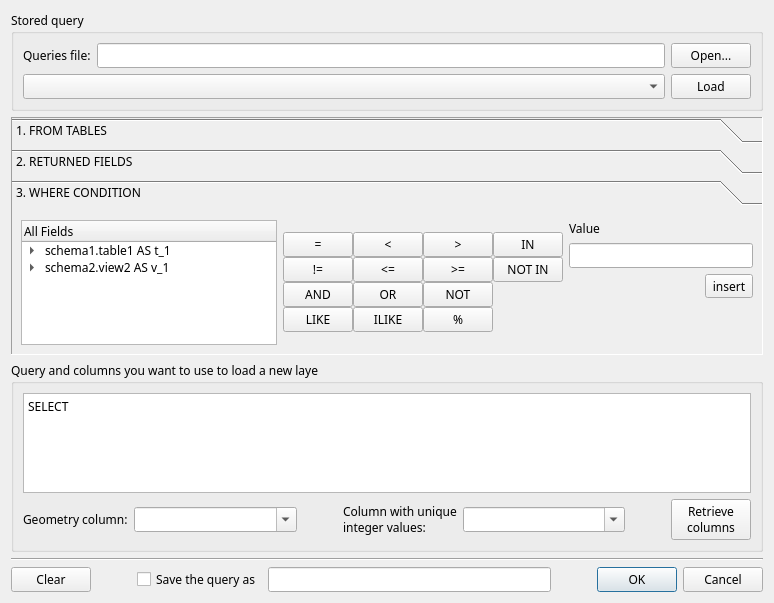
<?xml version="1.0" encoding="UTF-8"?>
<ui version="4.0">
 <class>Dialog</class>
 <widget class="QDialog" name="Dialog">
  <property name="geometry">
   <rect>
    <x>0</x>
    <y>0</y>
    <width>774</width>
    <height>603</height>
   </rect>
  </property>
  <property name="font">
   <font>
    <family>Sans Serif</family>
    <pointsize>9</pointsize>
   </font>
  </property>
  <property name="windowTitle">
   <string>Query Builder</string>
  </property>
  <layout class="QVBoxLayout" name="verticalLayout_3">
   <item>
    <widget class="QGroupBox" name="groupBox">
     <property name="title">
      <string>Stored query</string>
     </property>
     <layout class="QGridLayout" name="gridLayout_4">
      <item row="0" column="1">
       <widget class="QLineEdit" name="fileEdit">
        <property name="readOnly">
         <bool>true</bool>
        </property>
       </widget>
      </item>
      <item row="0" column="2">
       <widget class="QPushButton" name="openFileBtn">
        <property name="text">
         <string>Open...</string>
        </property>
       </widget>
      </item>
      <item row="1" column="0" colspan="2">
       <widget class="QComboBox" name="queriesCombo"/>
      </item>
      <item row="1" column="2">
       <widget class="QPushButton" name="loadQueryBtn">
        <property name="text">
         <string>Load</string>
        </property>
       </widget>
      </item>
      <item row="0" column="0">
       <widget class="QLabel" name="label_2">
        <property name="text">
         <string>Queries file:</string>
        </property>
        <property name="buddy">
         <cstring>openFileBtn</cstring>
        </property>
       </widget>
      </item>
     </layout>
    </widget>
   </item>
   <item>
    <widget class="QToolBox" name="toolBox">
     <property name="minimumSize">
      <size>
       <width>0</width>
       <height>230</height>
      </size>
     </property>
     <property name="frameShape">
      <enum>QFrame::Panel</enum>
     </property>
     <property name="frameShadow">
      <enum>QFrame::Sunken</enum>
     </property>
     <property name="currentIndex">
      <number>2</number>
     </property>
     <widget class="QWidget" name="page_1">
      <property name="geometry">
       <rect>
        <x>0</x>
        <y>0</y>
        <width>754</width>
        <height>156</height>
       </rect>
      </property>
      <attribute name="label">
       <string>1. FROM TABLES</string>
      </attribute>
      <layout class="QHBoxLayout" name="horizontalLayout">
       <property name="sizeConstraint">
        <enum>QLayout::SetMinimumSize</enum>
       </property>
       <item>
        <widget class="QTreeView" name="tablesTree">
         <property name="sizePolicy">
          <sizepolicy hsizetype="Expanding" vsizetype="Expanding">
           <horstretch>0</horstretch>
           <verstretch>2</verstretch>
          </sizepolicy>
         </property>
         <property name="editTriggers">
          <set>QAbstractItemView::NoEditTriggers</set>
         </property>
        </widget>
       </item>
       <item>
        <layout class="QVBoxLayout" name="verticalLayout_4">
         <property name="spacing">
          <number>0</number>
         </property>
         <item>
          <spacer name="verticalSpacer_3">
           <property name="orientation">
            <enum>Qt::Vertical</enum>
           </property>
           <property name="sizeHint" stdset="0">
            <size>
             <width>20</width>
             <height>40</height>
            </size>
           </property>
          </spacer>
         </item>
         <item>
          <layout class="QGridLayout" name="gridLayout_3">
           <item row="0" column="0">
            <widget class="QPushButton" name="joinBtn">
             <property name="text">
              <string>JOIN</string>
             </property>
            </widget>
           </item>
           <item row="0" column="1">
            <widget class="QPushButton" name="inTableBtn">
             <property name="maximumSize">
              <size>
               <width>70</width>
               <height>16777215</height>
              </size>
             </property>
             <property name="text">
              <string>&gt;&gt;</string>
             </property>
            </widget>
           </item>
           <item row="1" column="0">
            <widget class="QPushButton" name="innerJoinBtn">
             <property name="text">
              <string>INNER JOIN</string>
             </property>
            </widget>
           </item>
           <item row="1" column="1">
            <widget class="QPushButton" name="outTableBtn">
             <property name="maximumSize">
              <size>
               <width>70</width>
               <height>16777215</height>
              </size>
             </property>
             <property name="text">
              <string>&lt;&lt;</string>
             </property>
            </widget>
           </item>
           <item row="2" column="0">
            <widget class="QPushButton" name="outerJoinBtn">
             <property name="text">
              <string>OUTER JOIN</string>
             </property>
            </widget>
           </item>
          </layout>
         </item>
         <item>
          <spacer name="verticalSpacer_4">
           <property name="orientation">
            <enum>Qt::Vertical</enum>
           </property>
           <property name="sizeHint" stdset="0">
            <size>
             <width>20</width>
             <height>40</height>
            </size>
           </property>
          </spacer>
         </item>
        </layout>
       </item>
       <item>
        <widget class="QListWidget" name="tablesList">
         <property name="editTriggers">
          <set>QAbstractItemView::NoEditTriggers</set>
         </property>
         <property name="alternatingRowColors">
          <bool>true</bool>
         </property>
         <property name="selectionMode">
          <enum>QAbstractItemView::ExtendedSelection</enum>
         </property>
         <item>
          <property name="text">
           <string>schema1.table1 AS t_1</string>
          </property>
         </item>
         <item>
          <property name="text">
           <string>schema2.view2 AS v_1</string>
          </property>
         </item>
        </widget>
       </item>
      </layout>
     </widget>
     <widget class="QWidget" name="page_2">
      <property name="geometry">
       <rect>
        <x>0</x>
        <y>0</y>
        <width>754</width>
        <height>156</height>
       </rect>
      </property>
      <attribute name="label">
       <string>2. RETURNED FIELDS</string>
      </attribute>
      <layout class="QHBoxLayout" name="horizontalLayout_2">
       <item>
        <widget class="QTreeWidget" name="fieldsTree">
         <property name="sizePolicy">
          <sizepolicy hsizetype="Expanding" vsizetype="Expanding">
           <horstretch>0</horstretch>
           <verstretch>2</verstretch>
          </sizepolicy>
         </property>
         <column>
          <property name="text">
           <string>All Fields</string>
          </property>
         </column>
         <item>
          <property name="text">
           <string>schema1.table1 AS t_1</string>
          </property>
          <item>
           <property name="text">
            <string>field1</string>
           </property>
          </item>
          <item>
           <property name="text">
            <string>field2</string>
           </property>
          </item>
          <item>
           <property name="text">
            <string>field3</string>
           </property>
          </item>
         </item>
         <item>
          <property name="text">
           <string>schema2.view2 AS v_1</string>
          </property>
          <item>
           <property name="text">
            <string>field4</string>
           </property>
          </item>
          <item>
           <property name="text">
            <string>field5</string>
           </property>
          </item>
         </item>
        </widget>
       </item>
       <item>
        <layout class="QVBoxLayout" name="verticalLayout_6">
         <item>
          <spacer name="verticalSpacer_5">
           <property name="orientation">
            <enum>Qt::Vertical</enum>
           </property>
           <property name="sizeHint" stdset="0">
            <size>
             <width>67</width>
             <height>19</height>
            </size>
           </property>
          </spacer>
         </item>
         <item>
          <layout class="QGridLayout" name="gridLayout_2">
           <item row="0" column="0">
            <widget class="QPushButton" name="inFieldBtn">
             <property name="maximumSize">
              <size>
               <width>70</width>
               <height>16777215</height>
              </size>
             </property>
             <property name="text">
              <string>&gt;&gt;</string>
             </property>
            </widget>
           </item>
           <item row="1" column="0">
            <widget class="QPushButton" name="outFieldBtn">
             <property name="maximumSize">
              <size>
               <width>70</width>
               <height>16777215</height>
              </size>
             </property>
             <property name="text">
              <string>&lt;&lt;</string>
             </property>
            </widget>
           </item>
          </layout>
         </item>
         <item>
          <spacer name="verticalSpacer_6">
           <property name="orientation">
            <enum>Qt::Vertical</enum>
           </property>
           <property name="sizeHint" stdset="0">
            <size>
             <width>67</width>
             <height>20</height>
            </size>
           </property>
          </spacer>
         </item>
        </layout>
       </item>
       <item>
        <widget class="QListWidget" name="fieldsList">
         <property name="editTriggers">
          <set>QAbstractItemView::NoEditTriggers</set>
         </property>
         <property name="dragDropMode">
          <enum>QAbstractItemView::InternalMove</enum>
         </property>
         <property name="alternatingRowColors">
          <bool>true</bool>
         </property>
         <property name="selectionMode">
          <enum>QAbstractItemView::ExtendedSelection</enum>
         </property>
         <item>
          <property name="text">
           <string>t_1.field2</string>
          </property>
         </item>
         <item>
          <property name="text">
           <string>v_1.field4</string>
          </property>
         </item>
         <item>
          <property name="text">
           <string>v_1.field5</string>
          </property>
         </item>
        </widget>
       </item>
      </layout>
     </widget>
     <widget class="QWidget" name="page">
      <property name="geometry">
       <rect>
        <x>0</x>
        <y>0</y>
        <width>754</width>
        <height>156</height>
       </rect>
      </property>
      <attribute name="label">
       <string>3. WHERE CONDITION</string>
      </attribute>
      <layout class="QHBoxLayout" name="horizontalLayout_5">
       <item>
        <widget class="QTreeWidget" name="fieldsCondTree">
         <property name="sizePolicy">
          <sizepolicy hsizetype="Expanding" vsizetype="Expanding">
           <horstretch>0</horstretch>
           <verstretch>2</verstretch>
          </sizepolicy>
         </property>
         <column>
          <property name="text">
           <string>All Fields</string>
          </property>
         </column>
         <item>
          <property name="text">
           <string>schema1.table1 AS t_1</string>
          </property>
          <item>
           <property name="text">
            <string>field1</string>
           </property>
          </item>
          <item>
           <property name="text">
            <string>field2</string>
           </property>
          </item>
          <item>
           <property name="text">
            <string>field3</string>
           </property>
          </item>
         </item>
         <item>
          <property name="text">
           <string>schema2.view2 AS v_1</string>
          </property>
          <item>
           <property name="text">
            <string>field4</string>
           </property>
          </item>
          <item>
           <property name="text">
            <string>field5</string>
           </property>
          </item>
         </item>
        </widget>
       </item>
       <item>
        <layout class="QVBoxLayout" name="verticalLayout_5">
         <property name="spacing">
          <number>0</number>
         </property>
         <item>
          <spacer name="verticalSpacer_8">
           <property name="orientation">
            <enum>Qt::Vertical</enum>
           </property>
           <property name="sizeHint" stdset="0">
            <size>
             <width>20</width>
             <height>40</height>
            </size>
           </property>
          </spacer>
         </item>
         <item>
          <layout class="QGridLayout" name="gridLayout">
           <item row="0" column="0">
            <widget class="QPushButton" name="eqBtn">
             <property name="maximumSize">
              <size>
               <width>70</width>
               <height>16777215</height>
              </size>
             </property>
             <property name="text">
              <string>=</string>
             </property>
            </widget>
           </item>
           <item row="0" column="1">
            <widget class="QPushButton" name="ltBtn">
             <property name="maximumSize">
              <size>
               <width>70</width>
               <height>16777215</height>
              </size>
             </property>
             <property name="text">
              <string>&lt;</string>
             </property>
            </widget>
           </item>
           <item row="0" column="2">
            <widget class="QPushButton" name="gtBtn">
             <property name="maximumSize">
              <size>
               <width>70</width>
               <height>16777215</height>
              </size>
             </property>
             <property name="text">
              <string>&gt;</string>
             </property>
            </widget>
           </item>
           <item row="0" column="3">
            <widget class="QPushButton" name="inBtn">
             <property name="maximumSize">
              <size>
               <width>70</width>
               <height>16777215</height>
              </size>
             </property>
             <property name="text">
              <string>IN</string>
             </property>
            </widget>
           </item>
           <item row="1" column="0">
            <widget class="QPushButton" name="neqBtn">
             <property name="maximumSize">
              <size>
               <width>70</width>
               <height>16777215</height>
              </size>
             </property>
             <property name="text">
              <string>!=</string>
             </property>
            </widget>
           </item>
           <item row="1" column="1">
            <widget class="QPushButton" name="lteBtn">
             <property name="maximumSize">
              <size>
               <width>70</width>
               <height>16777215</height>
              </size>
             </property>
             <property name="text">
              <string>&lt;=</string>
             </property>
            </widget>
           </item>
           <item row="1" column="2">
            <widget class="QPushButton" name="gteBtn">
             <property name="maximumSize">
              <size>
               <width>70</width>
               <height>16777215</height>
              </size>
             </property>
             <property name="text">
              <string>&gt;=</string>
             </property>
            </widget>
           </item>
           <item row="1" column="3">
            <widget class="QPushButton" name="ninBtn">
             <property name="maximumSize">
              <size>
               <width>70</width>
               <height>16777215</height>
              </size>
             </property>
             <property name="text">
              <string>NOT IN</string>
             </property>
            </widget>
           </item>
           <item row="2" column="0">
            <widget class="QPushButton" name="andBtn">
             <property name="maximumSize">
              <size>
               <width>70</width>
               <height>16777215</height>
              </size>
             </property>
             <property name="text">
              <string>AND</string>
             </property>
            </widget>
           </item>
           <item row="2" column="1">
            <widget class="QPushButton" name="orBtn">
             <property name="maximumSize">
              <size>
               <width>70</width>
               <height>16777215</height>
              </size>
             </property>
             <property name="text">
              <string>OR</string>
             </property>
            </widget>
           </item>
           <item row="2" column="2">
            <widget class="QPushButton" name="notBtn">
             <property name="maximumSize">
              <size>
               <width>70</width>
               <height>16777215</height>
              </size>
             </property>
             <property name="text">
              <string>NOT</string>
             </property>
            </widget>
           </item>
           <item row="3" column="0">
            <widget class="QPushButton" name="likeBtn">
             <property name="maximumSize">
              <size>
               <width>70</width>
               <height>16777215</height>
              </size>
             </property>
             <property name="text">
              <string>LIKE</string>
             </property>
            </widget>
           </item>
           <item row="3" column="1">
            <widget class="QPushButton" name="ilikeBtn">
             <property name="maximumSize">
              <size>
               <width>70</width>
               <height>16777215</height>
              </size>
             </property>
             <property name="text">
              <string>ILIKE</string>
             </property>
            </widget>
           </item>
           <item row="3" column="2">
            <widget class="QPushButton" name="percBtn">
             <property name="maximumSize">
              <size>
               <width>70</width>
               <height>16777215</height>
              </size>
             </property>
             <property name="text">
              <string>%</string>
             </property>
            </widget>
           </item>
          </layout>
         </item>
         <item>
          <spacer name="verticalSpacer_9">
           <property name="orientation">
            <enum>Qt::Vertical</enum>
           </property>
           <property name="sizeHint" stdset="0">
            <size>
             <width>20</width>
             <height>40</height>
            </size>
           </property>
          </spacer>
         </item>
        </layout>
       </item>
       <item>
        <layout class="QVBoxLayout" name="verticalLayout_2">
         <item>
          <widget class="QLabel" name="label_5">
           <property name="text">
            <string>Value</string>
           </property>
          </widget>
         </item>
         <item>
          <widget class="QLineEdit" name="valueEdit">
           <property name="minimumSize">
            <size>
             <width>150</width>
             <height>0</height>
            </size>
           </property>
          </widget>
         </item>
         <item>
          <layout class="QHBoxLayout" name="horizontalLayout_3">
           <item>
            <spacer name="horizontalSpacer">
             <property name="orientation">
              <enum>Qt::Horizontal</enum>
             </property>
             <property name="sizeHint" stdset="0">
              <size>
               <width>40</width>
               <height>20</height>
              </size>
             </property>
            </spacer>
           </item>
           <item>
            <widget class="QToolButton" name="inValueBtn">
             <property name="text">
              <string>insert</string>
             </property>
            </widget>
           </item>
          </layout>
         </item>
         <item>
          <spacer name="verticalSpacer_7">
           <property name="orientation">
            <enum>Qt::Vertical</enum>
           </property>
           <property name="sizeHint" stdset="0">
            <size>
             <width>147</width>
             <height>37</height>
            </size>
           </property>
          </spacer>
         </item>
        </layout>
       </item>
      </layout>
     </widget>
    </widget>
   </item>
   <item>
    <widget class="QGroupBox" name="groupBox_3">
     <property name="title">
      <string>Query and columns you want to use to load a new layer</string>
     </property>
     <layout class="QVBoxLayout" name="verticalLayout">
      <item>
       <widget class="QPlainTextEdit" name="queryBrowser">
        <property name="sizePolicy">
         <sizepolicy hsizetype="Expanding" vsizetype="Fixed">
          <horstretch>0</horstretch>
          <verstretch>0</verstretch>
         </sizepolicy>
        </property>
        <property name="minimumSize">
         <size>
          <width>0</width>
          <height>100</height>
         </size>
        </property>
        <property name="maximumSize">
         <size>
          <width>16777215</width>
          <height>100</height>
         </size>
        </property>
        <property name="plainText">
         <string>SELECT </string>
        </property>
       </widget>
      </item>
      <item>
       <layout class="QHBoxLayout" name="horizontalLayout_6">
        <item>
         <widget class="QLabel" name="label_3">
          <property name="text">
           <string>Geometry column:</string>
          </property>
          <property name="buddy">
           <cstring>geomCombo</cstring>
          </property>
         </widget>
        </item>
        <item>
         <widget class="QComboBox" name="geomCombo">
          <property name="sizePolicy">
           <sizepolicy hsizetype="Expanding" vsizetype="Fixed">
            <horstretch>0</horstretch>
            <verstretch>0</verstretch>
           </sizepolicy>
          </property>
          <property name="editable">
           <bool>true</bool>
          </property>
         </widget>
        </item>
        <item>
         <spacer name="horizontalSpacer_2">
          <property name="orientation">
           <enum>Qt::Horizontal</enum>
          </property>
          <property name="sizeType">
           <enum>QSizePolicy::Fixed</enum>
          </property>
          <property name="sizeHint" stdset="0">
           <size>
            <width>40</width>
            <height>20</height>
           </size>
          </property>
         </spacer>
        </item>
        <item>
         <widget class="QLabel" name="label_4">
          <property name="text">
           <string>Column with unique 
integer values:</string>
          </property>
          <property name="buddy">
           <cstring>uniqueCombo</cstring>
          </property>
         </widget>
        </item>
        <item>
         <widget class="QComboBox" name="uniqueCombo">
          <property name="sizePolicy">
           <sizepolicy hsizetype="Expanding" vsizetype="Fixed">
            <horstretch>0</horstretch>
            <verstretch>0</verstretch>
           </sizepolicy>
          </property>
          <property name="editable">
           <bool>true</bool>
          </property>
         </widget>
        </item>
        <item>
         <spacer name="horizontalSpacer_5">
          <property name="orientation">
           <enum>Qt::Horizontal</enum>
          </property>
          <property name="sizeType">
           <enum>QSizePolicy::Fixed</enum>
          </property>
          <property name="sizeHint" stdset="0">
           <size>
            <width>40</width>
            <height>20</height>
           </size>
          </property>
         </spacer>
        </item>
        <item>
         <widget class="QPushButton" name="getColumnsBtn">
          <property name="text">
           <string>Retrieve 
columns</string>
          </property>
         </widget>
        </item>
       </layout>
      </item>
     </layout>
    </widget>
   </item>
   <item>
    <widget class="Line" name="line">
     <property name="orientation">
      <enum>Qt::Horizontal</enum>
     </property>
    </widget>
   </item>
   <item>
    <layout class="QHBoxLayout" name="horizontalLayout_4">
     <item>
      <widget class="QPushButton" name="clearBtn">
       <property name="text">
        <string>Clear</string>
       </property>
      </widget>
     </item>
     <item>
      <spacer name="horizontalSpacer_3">
       <property name="orientation">
        <enum>Qt::Horizontal</enum>
       </property>
       <property name="sizeType">
        <enum>QSizePolicy::Fixed</enum>
       </property>
       <property name="sizeHint" stdset="0">
        <size>
         <width>40</width>
         <height>20</height>
        </size>
       </property>
      </spacer>
     </item>
     <item>
      <widget class="QCheckBox" name="saveQueryCheck">
       <property name="text">
        <string>Save the query as</string>
       </property>
       <property name="checked">
        <bool>false</bool>
       </property>
      </widget>
     </item>
     <item>
      <widget class="QLineEdit" name="queryNameEdit"/>
     </item>
     <item>
      <spacer name="horizontalSpacer_4">
       <property name="orientation">
        <enum>Qt::Horizontal</enum>
       </property>
       <property name="sizeType">
        <enum>QSizePolicy::Fixed</enum>
       </property>
       <property name="sizeHint" stdset="0">
        <size>
         <width>40</width>
         <height>20</height>
        </size>
       </property>
      </spacer>
     </item>
     <item>
      <widget class="QDialogButtonBox" name="buttonBox">
       <property name="sizePolicy">
        <sizepolicy hsizetype="Fixed" vsizetype="Fixed">
         <horstretch>0</horstretch>
         <verstretch>0</verstretch>
        </sizepolicy>
       </property>
       <property name="orientation">
        <enum>Qt::Horizontal</enum>
       </property>
       <property name="standardButtons">
        <set>QDialogButtonBox::Cancel|QDialogButtonBox::Ok</set>
       </property>
      </widget>
     </item>
    </layout>
   </item>
  </layout>
 </widget>
 <resources/>
 <connections>
  <connection>
   <sender>buttonBox</sender>
   <signal>rejected()</signal>
   <receiver>Dialog</receiver>
   <slot>reject()</slot>
   <hints>
    <hint type="sourcelabel">
     <x>432</x>
     <y>447</y>
    </hint>
    <hint type="destinationlabel">
     <x>386</x>
     <y>235</y>
    </hint>
   </hints>
  </connection>
 </connections>
</ui>
